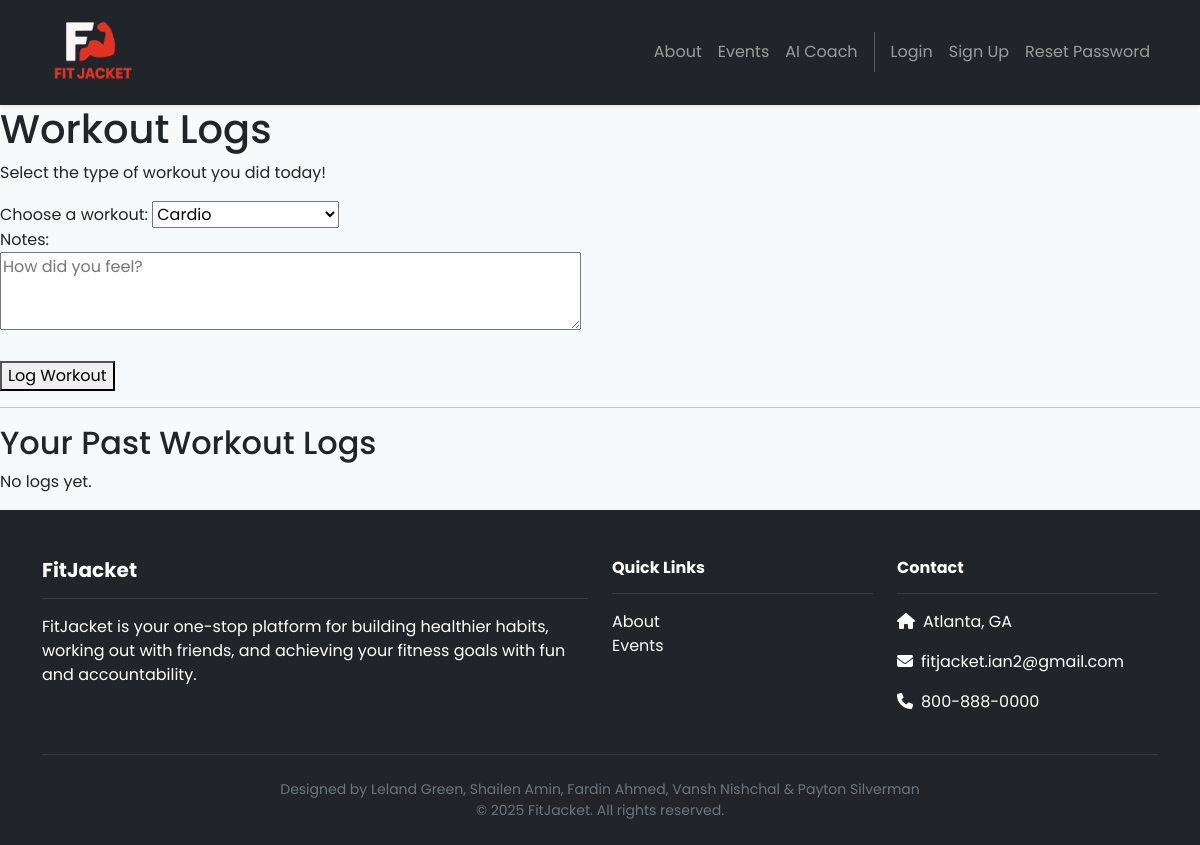
The app's page /workout-logs/, older data.
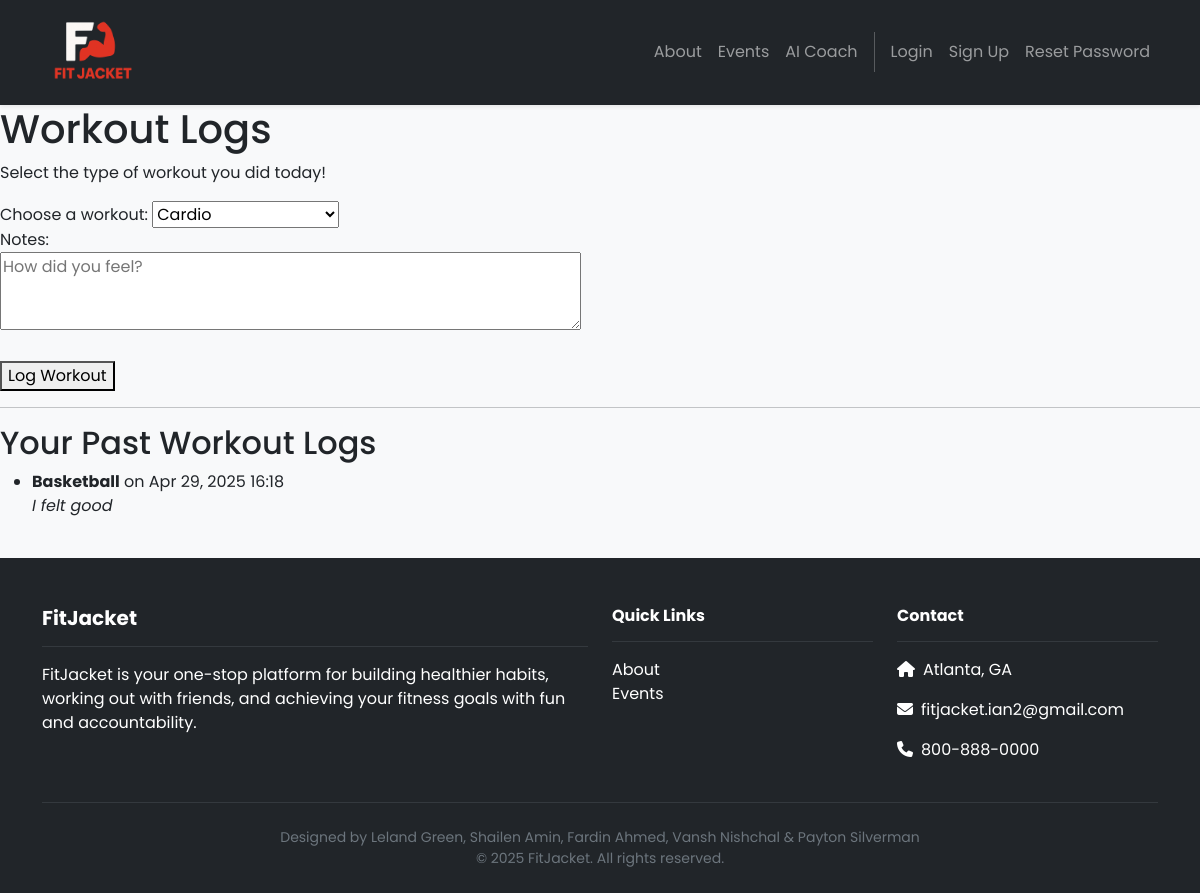
The same page, newer data.
### workoutlogs/models.py (models this page shows, shortened)
class WorkoutLog(models.Model):
    user = models.ForeignKey(User, on_delete=models.CASCADE, null=True)
    workout_type = models.CharField(max_length=100)
    notes = models.TextField(blank=True)
    created_at = models.DateTimeField(auto_now_add=True)

### workoutlogs/views.py (the view)
# urls.py: path('', views.workout_logs, name='workout_logs'),
def workout_logs(request):
    logged_workout = None
    notes = None
    if request.method == 'POST':
        selected_workout = request.POST.get('workout_type')
        notes = request.POST.get('notes')
        new_log = WorkoutLog(user=request.user, workout_type=selected_workout, notes=notes)
        new_log.save()
        logged_workout = selected_workout
    all_logs = WorkoutLog.objects.order_by('-created_at')
    return render(request, 'workoutlogs/workout_logs.html', {
        'logged_workout': logged_workout,
        'notes': notes,
        'all_logs': all_logs
    })

### accounts/context_processors.py (called while the page is built)
def admin_group(request):
    if request.user.is_authenticated:
        is_admin = request.user.groups.filter(name='admin').exists()
    else:
        is_admin = False
    return {'is_admin': is_admin}

### friends/context_processors.py (called while the page is built)
def user_groups(request):
    if request.user.is_authenticated:
        groups = WorkoutGroup.objects.filter(groupmember__user=request.user)
    else:
        groups = []
    return {'user_groups': groups}

### FitJacket/templates/workoutlogs/workout_logs.html (shortened to what this page needs)
{% extends "base.html" %}
{% block content %}
  <h1>Workout Logs</h1>
  <p>Select the type of workout you did today!</p>
   <form method="POST">
  <label for="workout_type">Choose a workout:</label>
  <select name="workout_type" id="workout_type" required>
    <option value="Cardio">Cardio</option>
  </select>
   <br>
<label for="notes">Notes:</label><br>
<textarea name="notes" id="notes" rows="3" cols="40" placeholder="How did you feel?"></textarea>
  <br><br>
  <button type="submit">Log Workout</button>
</form>
<hr>
<h2>Your Past Workout Logs</h2>
{% if all_logs %}
  <ul>
    {% for log in all_logs %}
      <li>
        <strong>{{ log.workout_type }}</strong> on {{ log.created_at|date:"M d, Y H:i" }}<br>
        <em>{{ log.notes }}</em>
      </li>
      <br>
    {% endfor %}
  </ul>
{% else %}
  <p>No logs yet.</p>
{% endif %}
{% endblock %}

Row changes from the older to the newer data that the page shows:
added WorkoutLog: workout_type "Basketball", created_at "Apr 29, 2025 16:18", notes "I felt good"
Text that changed along with them:
text no longer shown: "No logs yet."
